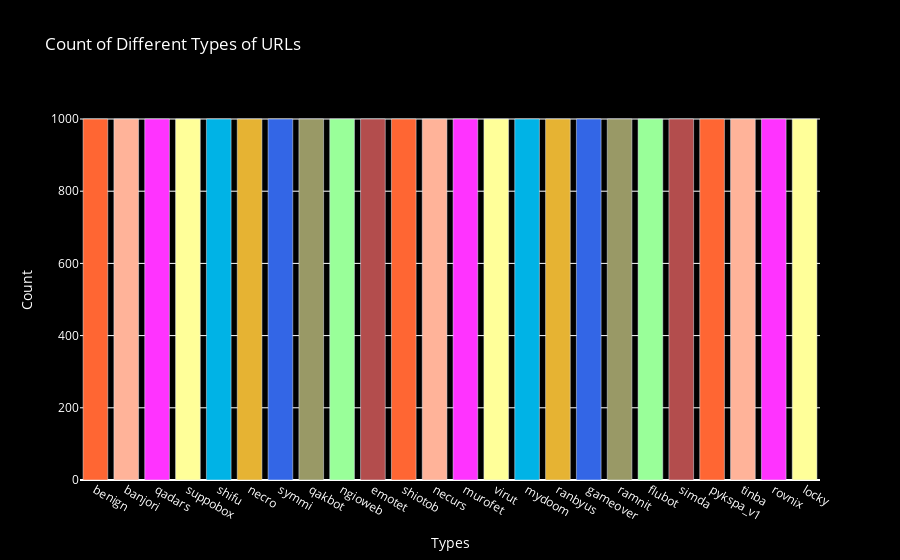

Notebook source saved alongside this figure:
### Markdown cell above
###  Check `Family` using bar chart

### Code cell
count = data['Family'].value_counts()
colors = [
    '#FF6633', '#FFB399', '#FF33FF', '#FFFF99', '#00B3E6',
    '#E6B333', '#3366E6', '#999966', '#99FF99', '#B34D4D',
    '#FF6633', '#FFB399', '#FF33FF', '#FFFF99', '#00B3E6',
    '#E6B333', '#3366E6', '#999966', '#99FF99', '#B34D4D',
    '#FF6633', '#FFB399', '#FF33FF', '#FFFF99', '#00B3E6',
]
fig = go.Figure(data=[go.Bar(x=count.index, y=count, marker=dict(color=colors))])
fig.update_layout(
    xaxis_title='Types',
    yaxis_title='Count',
    title='Count of Different Types of URLs',
    plot_bgcolor='black',
    paper_bgcolor='black',
    font=dict(color='white')
)
fig.update_xaxes(tickfont=dict(color='white'))
fig.update_yaxes(tickfont=dict(color='white'))
fig.show()

### Figure 1 — Plotly figure (JSON) as saved in the notebook; plotly's stock layout.template omitted (floating-point values rounded to 4 significant figures)
{"data": [{"marker": {"color": ["#FF6633", "#FFB399", "#FF33FF", "#FFFF99", "#00B3E6", "#E6B333", "#3366E6", "#999966", "#99FF99", "#B34D4D", "#FF6633", "#FFB399", "#FF33FF", "#FFFF99", "#00B3E6", "#E6B333", "#3366E6", "#999966", "#99FF99", "#B34D4D", "#FF6633", "#FFB399", "#FF33FF", "#FFFF99", "#00B3E6"]}, "type": "bar", "x": ["benign", "banjori", "qadars", "suppobox", "shifu", "necro", "symmi", "qakbot", "ngioweb", "emotet", "shiotob", "necurs", "murofet", "virut", "mydoom", "ranbyus", "gameover", "ramnit", "flubot", "simda", "pykspa_v1", "tinba", "rovnix", "locky"], "y": [1000, 1000, 1000, 1000, 1000, 1000, 1000, 1000, 1000, 1000, 1000, 1000, 1000, 1000, 1000, 1000, 1000, 1000, 1000, 1000, 1000, 1000, 1000, 1000]}], "layout": {"autosize": true, "font": {"color": "white"}, "paper_bgcolor": "black", "plot_bgcolor": "black", "title": {"text": "Count of Different Types of URLs"}, "xaxis": {"autorange": true, "range": [-0.5, 23.5], "tickfont": {"color": "white"}, "title": {"text": "Types"}, "type": "category"}, "yaxis": {"autorange": true, "range": [0, 1053.0], "tickfont": {"color": "white"}, "title": {"text": "Count"}, "type": "linear"}}}
